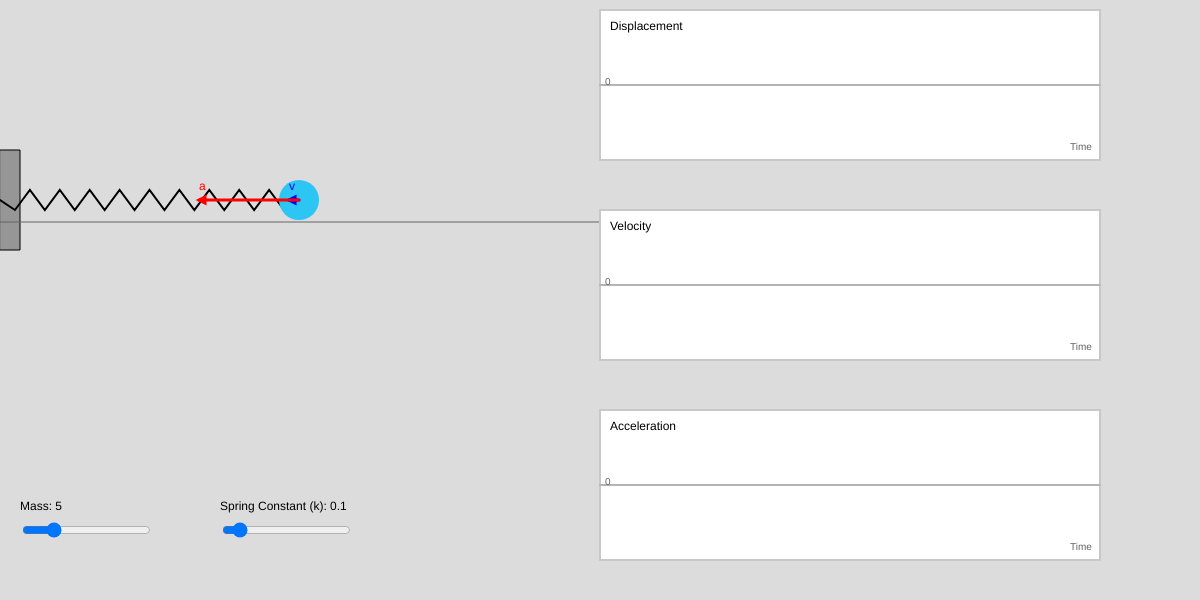
Frame 1 (no input)
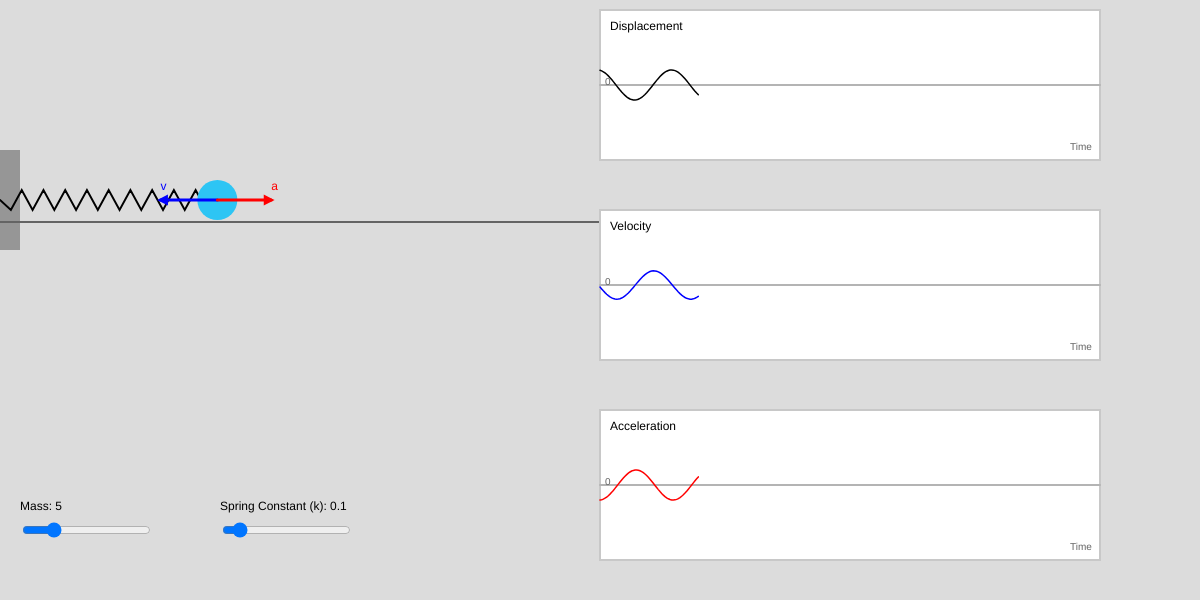
Frame 60 (no input)
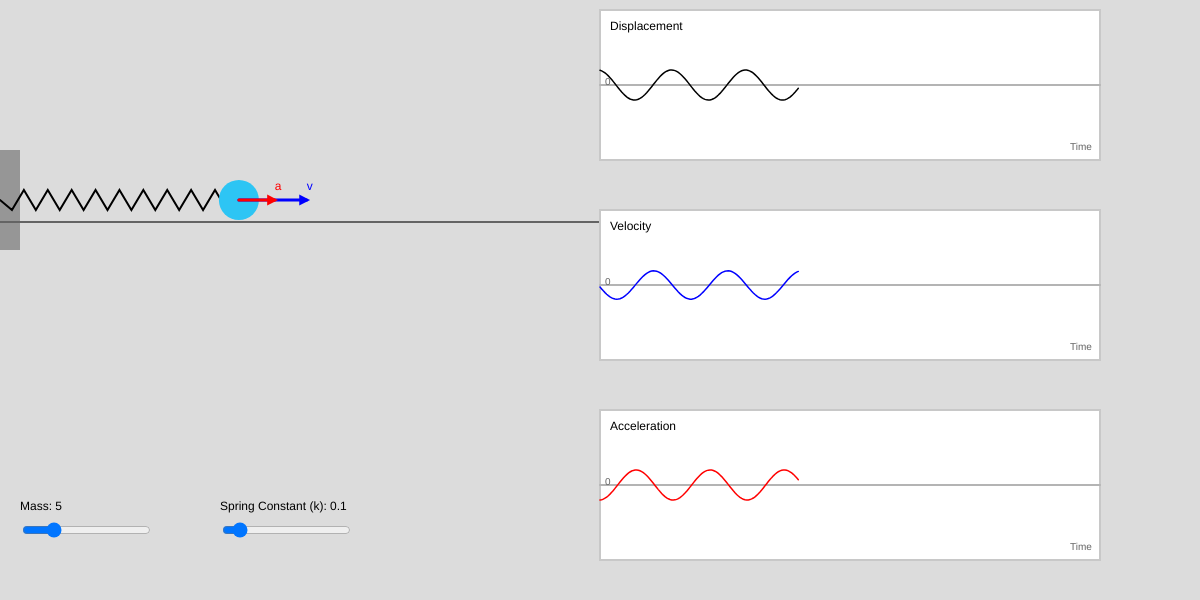
Frame 120 (the mouse pressed at the canvas centre since frame 60)

The p5.js sketch that drew these frames (run headless with seeded random() and noise() and a simulated clock; from frame 60 on, the mouse is pressed at the canvas centre):

// p5.js sketch
// ── sketch.js
let x = 300;
let originallen = 250;
let k = 0.1;
let velocity = 0;
let F;
let A;
let m = 10;

function setup() {
  createCanvas(1200, 600);

  massSlider = createSlider(1, 20, 5);
  massSlider.position(20, 520);
  kSlider = createSlider(0.01, 1, 0.1, 0.01);
  kSlider.position(220, 520);
}

function draw() {
  m = massSlider.value();
  k = kSlider.value();

  background(220);
  
  // Draw Environment (Wall and Ground)
  fill(150);
  rect(0, 150, 20, 100); // Wall
  stroke(100);
  line(0, 222, 600, 222); // Ground line (radius is 20, center 200 -> bottom 220 + 2 for stroke)
  
  // Draw Slider Labels
  noStroke();
  fill(0);
  text("Mass: " + m, 20, 510);
  text("Spring Constant (k): " + k, 220, 510);
  
  // Update Physics
  F = -k * (x - originallen);
  A = F / m;
  
  if (mouseIsPressed && mouseX > 50 && mouseX < 400 && mouseY < 600) {
    x = mouseX;
    velocity = 0; // Reset velocity when dragging
    A = 0;
  } else {
    velocity += A;
    x += velocity;
    
    // Damping (optional, keeps it stable)
    //velocity *= 0.99; 
  }

  // Draw Spring
  drawSpring(0, 200, x, 200);

  // Draw Mass
  noStroke();
  fill(45, 197, 244);
  circle(x, 200, 40); // Made circle smaller so visuals are clearer

  // Draw Vectors
  drawArrow(x, 200, velocity * 10, color(0, 0, 255), "v"); // Velocity (Blue)
  drawArrow(x, 200, A * 100, color(255, 0, 0), "a"); // Acceleration (Red)

  // Update Data for Graphs
  updateGraphs(x - originallen, velocity, A);

  // Draw Graphs
  drawGraph(dispHistory, "Displacement", 600, 10, color(0));
  drawGraph(velHistory, "Velocity", 600, 210, color(0, 0, 255));
  drawGraph(accHistory, "Acceleration", 600, 410, color(255, 0, 0));
}

let dispHistory = [];
let velHistory = [];
let accHistory = [];

function drawSpring(x1, y1, x2, y2) {
  stroke(0);
  strokeWeight(2);
  noFill();
  let dist = x2 - x1;
  let zigzags = 20;
  let step = dist / zigzags;
  
  beginShape();
  vertex(x1, y1);
  for (let i = 1; i < zigzags; i++) {
    let y = (i % 2 === 0) ? y1 - 10 : y1 + 10;
    vertex(x1 + i * step, y);
  }
  vertex(x2, y2);
  endShape();
}

function drawArrow(x, y, vecMag, col, label) {
  push();
  translate(x, y);
  stroke(col);
  strokeWeight(3);
  fill(col);
  line(0, 0, vecMag, 0);
  
  let arrowSize = 6;
  if (vecMag > 0) {
    triangle(vecMag, 0, vecMag - arrowSize, -arrowSize/2, vecMag - arrowSize, arrowSize/2);
  } else if (vecMag < 0) {
    triangle(vecMag, 0, vecMag + arrowSize, -arrowSize/2, vecMag + arrowSize, arrowSize/2);
  }
  
  noStroke();
  text(label, vecMag, -10);
  pop();
}

function updateGraphs(disp, vel, acc) {
  dispHistory.push(disp);
  velHistory.push(vel);
  accHistory.push(acc);
  
  if (dispHistory.length > 300) {
    dispHistory.shift();
    velHistory.shift();
    accHistory.shift();
  }
}

function drawGraph(history, label, x, y, col) {
  push();
  translate(x, y);
  
  // Background and axes
  fill(255);
  stroke(200);
  rect(0, 0, 500, 150);
  
  // Midline
  stroke(180);
  line(0, 75, 500, 75); 
  
  // Axes Labels
  noStroke();
  fill(100);
  textSize(10);
  text("0", 5, 75);
  text("Time", 470, 140);
  
  // Plot data
  noFill();
  stroke(col);
  strokeWeight(1.5);
  beginShape();
  for (let i = 0; i < history.length; i++) {
    // Map i from 0-300 (buffer size) to width 0-500
    // This effectively scrolls the graph if we shift the buffer
    // But since we shift, the oldest is always at 0.
    // To prevent stretching, we map the MAX size (300), not current size.
    let px = map(i, 0, 300, 0, 500);
    
    let val = history[i];
    if (label === "Acceleration") val *= 15;
    if (label === "Velocity") val *= 2;
    if (label === "Displacement") val *= 0.3;
    
    let py = 75 - val; 
    
    // Clamp to box (0-150)
    py = constrain(py, 0, 150); // Constrained to inside the box height
  
    vertex(px, py);
  }
  endShape();
  
  noStroke();
  fill(0);
  textSize(12);
  text(label, 10, 20);
  pop();
}
